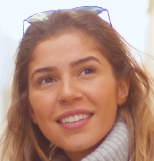
#> input picture Suspects/Alice.png, 154 x 161 px
$ python main.py Suspects/Alice.png
#> lines starting #> are read from the running program, lines starting #| are printed output that depends on the picture; after the words box and inside, x2 and y2 are one past the last pixel; in counts of white or black regions, pixels touching at a corner belong together
import sys
import cv2
import os
import time
import http.server
import threading
import webbrowser

# Load the pre-trained face detection model
face_cascade = cv2.CascadeClassifier(cv2.data.haarcascades + 'haarcascade_frontalface_default.xml')

# Get the path of the video file from the command-line argument
video_file_path = sys.argv[1]

# Load the video file
video_capture = cv2.VideoCapture(video_file_path)

# Define the directory containing the image samples
samples_directory = "Suspects"

# Get the list of sample image files
sample_files = os.listdir(samples_directory)

# Function to find sample name in the detected face region
def find_sample_names(face_region):
    detected_names = []
    for sample_file in sample_files:
        sample_name = os.path.splitext(sample_file)[0]
        sample_img = cv2.imread(os.path.join(samples_directory, sample_file), cv2.IMREAD_GRAYSCALE)
        result = cv2.matchTemplate(face_region, sample_img, cv2.TM_CCOEFF_NORMED)
        _, max_val, _, max_loc = cv2.minMaxLoc(result)
        if max_val > 0.8:
            # Filter out detections based on size, aspect ratio, and match location
            if max_loc[0] > 0 and max_loc[1] > 0:  # Check if match location is valid
                if w > 50 and h > 50:  # Adjust size thresholds as needed
                    detected_names.append(sample_name)
    return detected_names

# Set to keep track of printed names
printed_names = set()

# Start time
start_time = time.time()

# Time limit in seconds
time_limit = 60

# Function to start a local web server
def start_server():
    os.chdir(os.path.dirname(__file__))
    http.server.SimpleHTTPRequestHandler.extensions_map['.php'] = 'text/php'
    server = http.server.HTTPServer(('localhost', 8000), http.server.SimpleHTTPRequestHandler)
    server.serve_forever()

# Start the local web server in a separate thread
server_thread = threading.Thread(target=start_server)
server_thread.daemon = True
server_thread.start()

# Wait for the server to start
time.sleep(1)

# Open the PHP file in the default web browser
webbrowser.open("http://localhost/suspect-tracker/suspects_details.php")

while True:
    # Check if time limit exceeded
    if time.time() - start_time > time_limit:
        break

    # Read each frame of the video
    ret, frame = video_capture.read()
#> frame is the input picture: shape (161, 154, 3); mean B, G, R 129, 143.4, 179.8

    if not ret:
        break

    # Convert the frame to grayscale for face detection
    gray = cv2.cvtColor(frame, cv2.COLOR_BGR2GRAY)
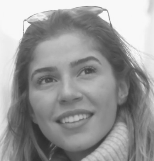
#> gray: shape (161, 154); min 45, max 251, mean 152.7

    # Detect faces in the frame
    faces = face_cascade.detectMultiScale(gray, scaleFactor=1.1, minNeighbors=5, minSize=(30, 30))
#> faces = [[17, 34, 104, 104]]

    # Draw rectangles around the faces and find sample names
    for (x, y, w, h) in faces:
        cv2.rectangle(frame, (x, y), (x+w, y+h), (0, 255, 0), 2)
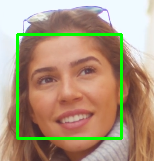
#> frame: shape (161, 154, 3); 5.02% of pixels changed, all inside (x1, y1, x2, y2) = (16, 33, 123, 140)
        face_region = gray[y:y+h, x:x+w]
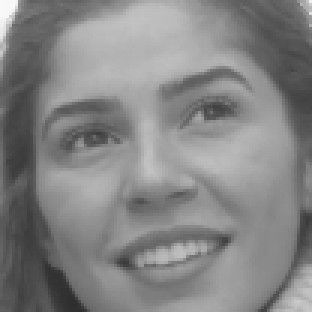
#> face_region: shape (104, 104) (shown 3 times larger); min 46, max 249, mean 132.2
        detected_names = find_sample_names(face_region)
#> in find_sample_names, `result = cv2.matchTemplate(face_region, sample_img, cv2.TM_CCOEFF_NORM..`:
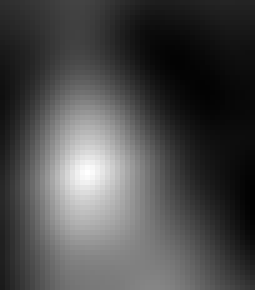
#> result: shape (58, 51) float32 (shown 5 times larger); min -0.289, max 0.999, mean 0.091; drawn with min black and max white
#> in find_sample_names, `_, max_val, _, max_loc = cv2.minMaxLoc(result)`: max_val = 0.999; max_loc = (17, 34)
        for name in detected_names:
            if name not in printed_names:  # Check if name has already been printed
                print("Face Detected:", name)
                printed_names.add(name)

    # Display the resulting frame
    cv2.imshow('Video', frame)

    # Break the loop if time limit exceeded
    if time.time() - start_time > time_limit:
        break

    # Break the loop when 'q' is pressed
    if cv2.waitKey(1) & 0xFF == ord('q'):
#> (key q is pressed here)
        break

# Release the video capture object and close all windows
video_capture.release()
cv2.destroyAllWindows()

# Create or open the "Detected_faces.txt" file in write mode
with open("Detected_faces.txt", "w") as file:
    # Write the detected names to the file
    for name in printed_names:
        file.write(name + "\n")

# Print a message indicating that the names have been saved to the file
print("Detected names have been saved to 'Detected_faces.txt' file.")
